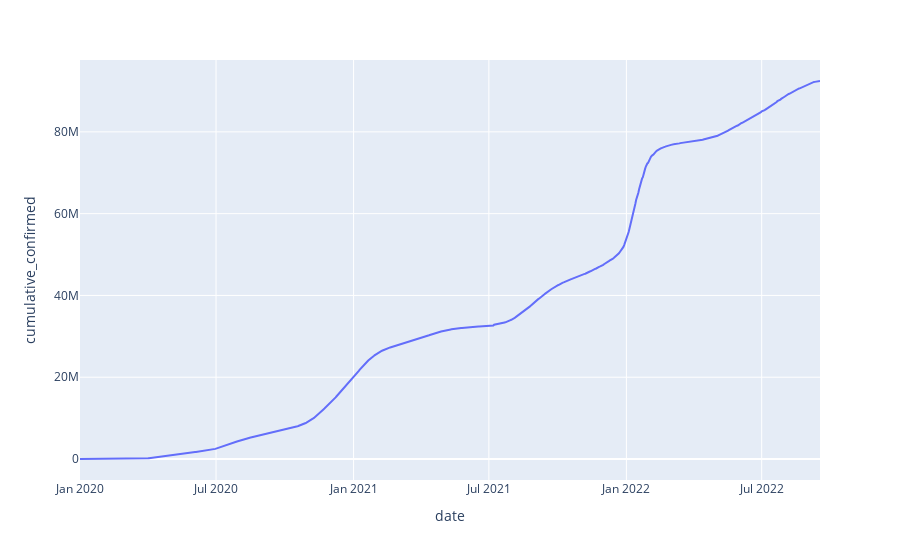

Notebook cell for this chart:
### Code cell
df = px.data.stocks()
fig = px.line(cleanDeadDf, x='date', y="cumulative_confirmed")
fig.show()

### Figure 1 — Plotly figure (JSON) as saved in the notebook; plotly's stock layout.template omitted (floating-point values rounded to 4 significant figures; data arrays with more than 128 entries replaced by an {"elided": "..."} marker saying what was removed)
{"data": [{"hovertemplate": "date=%{x}<br>cumulative_confirmed=%{y}<extra></extra>", "legendgroup": "", "line": {"color": "#636efa", "dash": "solid"}, "marker": {"symbol": "circle"}, "mode": "lines", "name": "", "orientation": "v", "showlegend": false, "type": "scatter", "x": {"elided": "991 str values"}, "xaxis": "x", "y": {"elided": "991 int values"}, "yaxis": "y"}], "layout": {"legend": {"tracegroupgap": 0}, "margin": {"t": 60}, "xaxis": {"anchor": "y", "domain": [0, 1], "title": {"text": "date"}}, "yaxis": {"anchor": "x", "domain": [0, 1], "title": {"text": "cumulative_confirmed"}}}}
